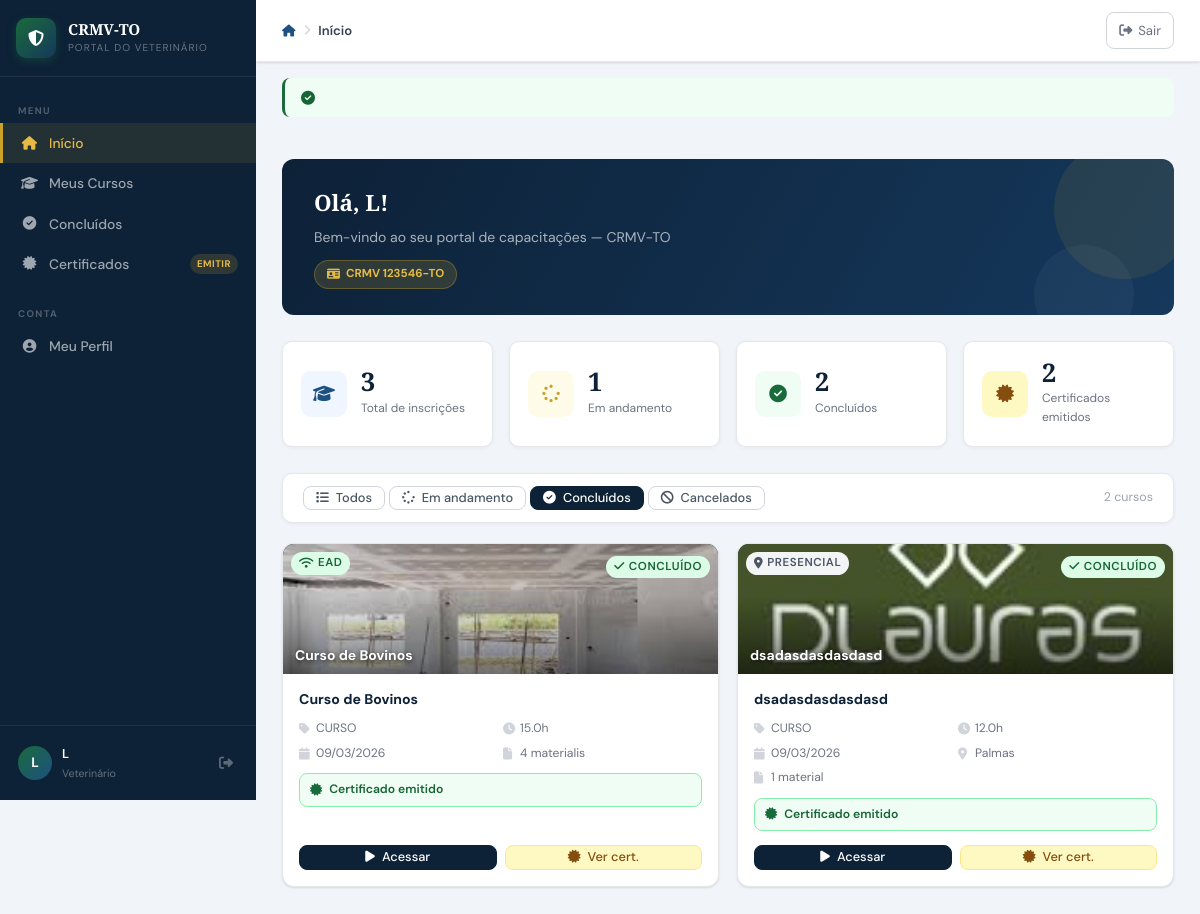
Page /aluno/dashboard.php?aba=concluidos (signed in) on the committed database.
### tables this page shows
CREATE TABLE `tbl_usuarios` (
  `usuario_id` int(10) UNSIGNED NOT NULL,
  `perfil_id` int(10) UNSIGNED NOT NULL DEFAULT 2,
  `nome_completo` varchar(150) NOT NULL,
  `cpf` varchar(14) DEFAULT NULL,
  `rg` varchar(20) DEFAULT NULL,
  `data_nascimento` date DEFAULT NULL,
  `sexo` enum('M','F','O') DEFAULT NULL,
  `email` varchar(150) NOT NULL,
  `telefone` varchar(20) DEFAULT NULL,
  `celular` varchar(20) DEFAULT NULL,
  `crmv_numero` varchar(20) DEFAULT NULL,
  `crmv_uf` char(2) NOT NULL DEFAULT 'TO',
  `especialidade` varchar(100) DEFAULT NULL,
  `instituicao` varchar(150) DEFAULT NULL,
  `cep` varchar(9) DEFAULT NULL,
  `logradouro` varchar(150) DEFAULT NULL,
  `numero` varchar(10) DEFAULT NULL,
  `complemento` varchar(80) DEFAULT NULL,
  `bairro` varchar(80) DEFAULT NULL,
  `cidade` varchar(80) DEFAULT NULL,
  `uf` char(2) DEFAULT NULL,
  `senha_hash` varchar(255) NOT NULL,
  `senha_salt` varchar(64) NOT NULL,
  `token_reset` varchar(100) DEFAULT NULL,
  `token_expira` datetime DEFAULT NULL,
  `ultimo_acesso` datetime DEFAULT NULL,
  `tentativas_login` tinyint(4) NOT NULL DEFAULT 0,
  `bloqueado_ate` datetime DEFAULT NULL,
  `ativo` tinyint(1) NOT NULL DEFAULT 1,
  `foto_perfil` varchar(200) DEFAULT NULL,
  `criado_em` datetime NOT NULL DEFAULT current_timestamp(),
  `atualizado_em` datetime DEFAULT NULL ON UPDATE current_timestamp(),
  `criado_por` int(10) UNSIGNED DEFAULT NULL
);

CREATE TABLE `tbl_matriculas` (
  `matricula_id` int(10) UNSIGNED NOT NULL,
  `usuario_id` int(10) UNSIGNED NOT NULL,
  `curso_id` int(10) UNSIGNED NOT NULL,
  `status` enum('ATIVA','CONCLUIDA','CANCELADA','REPROVADO') NOT NULL DEFAULT 'ATIVA',
  `nota_final` decimal(5,2) DEFAULT NULL,
  `presenca_percent` decimal(5,2) DEFAULT NULL,
  `certificado_gerado` tinyint(1) NOT NULL DEFAULT 0,
  `certificado_codigo` varchar(20) DEFAULT NULL,
  `certificado_emitido_em` datetime DEFAULT NULL,
  `progresso_ead` tinyint(4) NOT NULL DEFAULT 0,
  `matriculado_em` datetime NOT NULL DEFAULT current_timestamp(),
  `atualizado_em` datetime DEFAULT NULL ON UPDATE current_timestamp()
);

CREATE TABLE `tbl_cursos` (
  `curso_id` int(10) UNSIGNED NOT NULL,
  `categoria_id` int(10) UNSIGNED DEFAULT NULL,
  `titulo` varchar(200) NOT NULL,
  `descricao` text DEFAULT NULL,
  `capa` varchar(120) DEFAULT NULL,
  `observacoes` text DEFAULT NULL,
  `tipo` enum('CURSO','PALESTRA','WORKSHOP','CONGRESSO','WEBINAR') NOT NULL DEFAULT 'CURSO',
  `modalidade` enum('PRESENCIAL','EAD','HIBRIDO') NOT NULL DEFAULT 'PRESENCIAL',
  `carga_horaria` decimal(5,1) NOT NULL DEFAULT 0.0,
  `vagas` smallint(6) DEFAULT NULL,
  `data_inicio` date DEFAULT NULL,
  `data_fim` date DEFAULT NULL,
  `horario` varchar(100) DEFAULT NULL,
  `local_nome` varchar(150) DEFAULT NULL,
  `local_cidade` varchar(80) DEFAULT NULL,
  `local_uf` char(2) DEFAULT 'TO',
  `local_endereco` varchar(200) DEFAULT NULL,
  `link_ead` varchar(300) DEFAULT NULL,
  `youtube_id` varchar(30) DEFAULT NULL,
  `valor` decimal(8,2) NOT NULL DEFAULT 0.00,
  `status` enum('RASCUNHO','PUBLICADO','ENCERRADO','CANCELADO') NOT NULL DEFAULT 'RASCUNHO',
  `cert_modelo` text DEFAULT NULL,
  `cert_conteudo_programatico` mediumtext DEFAULT NULL COMMENT 'HTML do conteúdo programático (verso do certificado)',
  `cert_validade` smallint(6) DEFAULT NULL,
  `cert_obs` text DEFAULT NULL COMMENT 'Observação interna do certificado (não aparece impresso)',
  `ativo` tinyint(1) NOT NULL DEFAULT 1,
  `criado_em` datetime NOT NULL DEFAULT current_timestamp(),
  `atualizado_em` datetime DEFAULT NULL ON UPDATE current_timestamp(),
  `criado_por` int(10) UNSIGNED DEFAULT NULL,
  `instrutor_id` int(11) DEFAULT NULL,
  `requer_avaliacao` tinyint(1) NOT NULL DEFAULT 0,
  `avaliacao_com_nota` tinyint(1) NOT NULL DEFAULT 0,
  `nota_minima` decimal(5,2) DEFAULT 70.00,
  `tentativas_maximas` smallint(6) NOT NULL DEFAULT 3,
  `cert_frente_html` text DEFAULT NULL,
  `cert_verso_html` text DEFAULT NULL
);

### aluno/dashboard.php (the view, shortened to what the rows shown need)
<?php
require_once __DIR__ . '/../includes/conexao.php';
$usr_id = (int)$_SESSION['usr_id'];
$usuario = dbQueryOne(
    "SELECT nome_completo, crmv_numero, crmv_uf, email FROM tbl_usuarios WHERE usuario_id = ?",
    [$usr_id]
);
$aba = $_GET['aba'] ?? 'todos';
$whereStatus = match($aba) {
    'ativos'     => " AND m.status = 'ATIVA'",
    'concluidos' => " AND m.status = 'CONCLUIDA'",
    'cancelados' => " AND m.status IN ('CANCELADA','REPROVADO')",
    default      => ''
};
$matriculas = dbQuery(
    "SELECT m.matricula_id, m.status, m.matriculado_em,
            m.certificado_gerado, m.certificado_codigo, m.progresso_ead,
            c.curso_id, c.titulo, c.tipo, c.modalidade,
            c.carga_horaria, c.data_inicio, c.data_fim,
            c.capa, c.youtube_id, c.link_ead,
            c.local_nome, c.local_cidade, c.local_uf,
            cat.nome AS cat_nome, cat.cor_hex,
            (SELECT COUNT(*) FROM tbl_materiais mat WHERE mat.curso_id = c.curso_id) AS total_materiais
     FROM tbl_matriculas m
     INNER JOIN tbl_cursos c ON m.curso_id = c.curso_id
     LEFT  JOIN tbl_categorias cat ON c.categoria_id = cat.categoria_id
     WHERE m.usuario_id = ? AND c.ativo = 1 $whereStatus
     ORDER BY m.matriculado_em DESC",
    [$usr_id]
);
require_once __DIR__ . '/../includes/layout_aluno.php';
function badgeMatStatus(string $s): string {
    return match($s) {
        'ATIVA'     => '<span class="badge b-azul"><i class="fa-solid fa-play"></i> Em andamento</span>',
        'CONCLUIDA' => '<span class="badge b-verde"><i class="fa-solid fa-check"></i> Concluído</span>',
        'CANCELADA' => '<span class="badge b-verm"><i class="fa-solid fa-ban"></i> Cancelado</span>',
        'REPROVADO' => '<span class="badge b-verm"><i class="fa-solid fa-xmark"></i> Reprovado</span>',
        default     => '<span class="badge b-cinza">' . htmlspecialchars($s) . '</span>',
    };
}
?>
<div style="background:linear-gradient(120deg,var(--azul-esc) 0%,var(--azul-med) 100%);
            border-radius:var(--radius-lg);padding:26px 32px;color:#fff;
            margin-bottom:26px;position:relative;overflow:hidden">
    <div style="position:relative">
        <h2 style="font-family:var(--font-titulo);font-size:1.4rem;margin:0 0 5px;font-weight:700">
            Olá, <?= htmlspecialchars(primeiraLetra($usuario['nome_completo'] ?? '')) ?>!
        </h2>
        <p style="font-size:.875rem;color:rgba(255,255,255,.65);margin:0">
            Bem-vindo ao seu portal de capacitações — CRMV-TO
        </p>
        <?php if ($usuario['crmv_numero']): ?>
        <div style="display:inline-flex;align-items:center;gap:6px;
                    background:rgba(201,162,39,.18);border:1px solid rgba(201,162,39,.35);
                    color:var(--ouro2);padding:4px 12px;border-radius:20px;
                    font-size:.72rem;font-weight:700;margin-top:12px">
            <i class="fa-solid fa-id-card"></i>
            CRMV <?= htmlspecialchars($usuario['crmv_numero']) ?>-<?= htmlspecialchars($usuario['crmv_uf']) ?>
        </div>
        <?php endif; ?>
    </div>
</div>
<?php if (empty($matriculas)): ?>
<div class="card">
    <div class="vazio" style="padding:64px 24px">
        <i class="fa-solid fa-graduation-cap"></i>
        <h3>Nenhum curso encontrado</h3>
        <p><?= $aba !== 'todos' ? 'Não há cursos com este filtro.' : 'Você ainda não está matriculado em nenhum curso.' ?></p>
    </div>
</div>
<?php else: ?>
<div style="display:grid;grid-template-columns:repeat(auto-fill,minmax(310px,1fr));gap:18px">
<?php foreach ($matriculas as $m): ?>
<div class="curso-card-aluno">
    <div class="curso-capa-aluno">
        <?php if ($m['capa']): ?>
        <img src="/crmv/uploads/capas/<?= htmlspecialchars($m['capa']) ?>" alt="">
        <div class="curso-capa-overlay"></div>
        <?php endif; ?>
        <div style="position:absolute;top:8px;left:8px;display:flex;gap:5px;flex-wrap:wrap">
            <?= badgeModalidade($m['modalidade']) ?>
        </div>
        <div style="position:absolute;top:8px;right:8px">
            <?= badgeMatStatus($m['status']) ?>
        </div>
        <?php if ($m['capa']): ?>
        <div style="position:absolute;bottom:8px;left:12px;right:12px">
            <div style="font-weight:700;font-size:.87rem;color:#fff;text-shadow:0 1px 4px rgba(0,0,0,.7);
                        overflow:hidden;text-overflow:ellipsis;white-space:nowrap">
                <?= htmlspecialchars($m['titulo']) ?>
            </div>
        </div>
        <?php endif; ?>
    </div>
    <div style="padding:16px;flex:1;display:flex;flex-direction:column;gap:10px">
        <?php if (!$m['capa']): ?>
        <div>
            <div style="font-weight:700;font-size:.9rem;color:var(--azul-esc);line-height:1.4">
                <?= htmlspecialchars(truncaTexto($m['titulo'], 65)) ?>
            </div>
            <?php if ($m['cat_nome']): ?>
            <div style="font-size:.72rem;color:var(--c400);margin-top:3px">
                <?= htmlspecialchars($m['cat_nome']) ?>
            </div>
            <?php endif; ?>
        </div>
        <?php else: ?>
        <div style="font-weight:700;font-size:.88rem;color:var(--azul-esc);line-height:1.35">
            <?= htmlspecialchars(truncaTexto($m['titulo'], 65)) ?>
        </div>
        <?php endif; ?>
        <div style="display:grid;grid-template-columns:1fr 1fr;gap:5px;font-size:.76rem;color:var(--c500)">
            <div style="display:flex;align-items:center;gap:5px">
                <i class="fa-solid fa-tag" style="color:var(--c300);width:12px"></i>
                <?= htmlspecialchars($m['tipo']) ?>
            </div>
            <div style="display:flex;align-items:center;gap:5px">
                <i class="fa-solid fa-clock" style="color:var(--c300);width:12px"></i>
                <?= $m['carga_horaria'] ?>h
            </div>
            <?php if ($m['data_inicio']): ?>
            <div style="display:flex;align-items:center;gap:5px">
                <i class="fa-solid fa-calendar" style="color:var(--c300);width:12px"></i>
                <?= fmtData($m['data_inicio']) ?>
            </div>
            <?php endif; ?>
            <?php if ($m['local_cidade']): ?>
            <div style="display:flex;align-items:center;gap:5px">
                <i class="fa-solid fa-location-dot" style="color:var(--c300);width:12px"></i>
                <?= htmlspecialchars($m['local_cidade']) ?>
            </div>
            <?php endif; ?>
            <?php if ($m['total_materiais'] > 0): ?>
            <div style="display:flex;align-items:center;gap:5px">
                <i class="fa-solid fa-file" style="color:var(--c300);width:12px"></i>
                <?= $m['total_materiais'] ?> material<?= $m['total_materiais'] != 1 ? 'is' : '' ?>
            </div>
            <?php endif; ?>
        </div>
        <?php if ($m['status'] === 'CONCLUIDA'): ?>
        <div style="background:var(--verde-bg);border:1px solid #86efac;border-radius:var(--radius);
                    padding:6px 10px;display:flex;align-items:center;gap:7px;font-size:.76rem;
                    color:var(--verde-txt);font-weight:600">
            <i class="fa-solid fa-certificate" style="color:var(--verde)"></i>
            <?= $m['certificado_gerado'] ? 'Certificado emitido' : 'Certificado disponível!' ?>
        </div>
        <?php endif; ?>
        <div style="display:flex;gap:8px;margin-top:auto;padding-top:4px">
            <a href="/crmv/aluno/curso.php?id=<?= $m['matricula_id'] ?>"
               class="btn btn-secundario btn-sm"
               style="flex:1;justify-content:center">
                <i class="fa-solid fa-play"></i> Acessar
            </a>
            <?php if ($m['status'] === 'CONCLUIDA'): ?>
            <a href="/crmv/aluno/<?= $m['certificado_gerado'] ? 'certificado_ver.php' : 'emitir_certificado.php' ?>?id=<?= $m['matricula_id'] ?>"
               class="btn btn-sm"
               style="flex:1;justify-content:center;background:var(--ouro-bg);color:var(--ouro-txt);border:1.5px solid #fde68a">
                <i class="fa-solid fa-certificate"></i>
                <?= $m['certificado_gerado'] ? 'Ver cert.' : 'Emitir' ?>
            </a>
            <?php endif; ?>
        </div>
    </div>
</div>
<?php endforeach; ?>
</div>
<?php endif; ?>
<?php require_once __DIR__ . '/../includes/layout_aluno_footer.php'; ?>

### includes/conexao.php (shortened to what the rows shown need)
<?php
function getConn(): PDO {
    static $pdo = null;
    if ($pdo === null) {
        try {
            $dsn = "mysql:host=" . DB_HOST . ";port=" . DB_PORT . ";dbname=" . DB_NAME . ";charset=utf8mb4";
            $pdo = new PDO($dsn, DB_USER, DB_PASS, [
                PDO::ATTR_ERRMODE            => PDO::ERRMODE_EXCEPTION,
                PDO::ATTR_DEFAULT_FETCH_MODE => PDO::FETCH_ASSOC,
                PDO::ATTR_EMULATE_PREPARES   => false,
            ]);
        } catch (PDOException $e) {
            die('<div style="font-family:monospace;background:#fee2e2;color:#7f1d1d;padding:20px;margin:20px;border-radius:8px">
                <strong>Erro de conexão com o banco:</strong><br>' . htmlspecialchars($e->getMessage()) . '
                <br><br>Verifique se o XAMPP está rodando e o banco <strong>' . DB_NAME . '</strong> foi criado.
            </div>');
        }
    }
    return $pdo;
}
function dbQuery(string $sql, array $params = []): array {
    $stmt = getConn()->prepare($sql);
    $stmt->execute($params);
    return $stmt->fetchAll();
}
function dbQueryOne(string $sql, array $params = []): array|false {
    $stmt = getConn()->prepare($sql);
    $stmt->execute($params);
    return $stmt->fetch();
}
function truncaTexto(string $str, int $tam): string {
    return mb_strlen($str) > $tam ? mb_substr($str, 0, $tam) . '...' : $str;
}
function primeiraLetra(string $nome): string {
    return mb_strtoupper(mb_substr(trim($nome), 0, 1));
}
function fmtData(?string $d): string {
    try { return (new DateTime($d))->format('d/m/Y'); }
    catch (Exception) { return '-'; }
}
function badgeModalidade(string $mod): string {
    return match(strtoupper(trim($mod))) {
        'EAD'       => '<span class="badge b-verde"><i class="fa-solid fa-wifi"></i> EAD</span>',
        'HIBRIDO'   => '<span class="badge b-ouro"><i class="fa-solid fa-layer-group"></i> Híbrido</span>',
        'PRESENCIAL'=> '<span class="badge b-cinza"><i class="fa-solid fa-map-marker-alt"></i> Presencial</span>',
        default     => '<span class="badge b-cinza">' . htmlspecialchars($mod) . '</span>',
    };
}

### rows in the picture
tbl_usuarios: nome_completo "L", crmv_numero "123546", crmv_uf "TO"
tbl_matriculas: curso.capa (picture), curso.modalidade "EAD", status "CONCLUÍDO", curso.titulo "Curso de Bovinos", curso.tipo "CURSO", curso.carga_horaria "15.0", curso.data_inicio "09/03/2026", total_materiais "4", certificado_gerado "Certificado emitido"
tbl_matriculas: curso.capa (picture), curso.modalidade "PRESENCIAL", status "CONCLUÍDO", curso.titulo "dsadasdasdasdasd", curso.tipo "CURSO", curso.carga_horaria "12.0", curso.data_inicio "09/03/2026", curso.local_cidade "Palmas", total_materiais "1", certificado_gerado "Certificado emitido"

### other values in the picture
$_iniciais "L"
$_nomeExib "L"
$pageTitulo "Início"
$totais['total'] "3"
$totais['ativos'] "1"
$totais['concluidos'] "2"
$totais['certificados'] "2"
$v['label'] "Todos"
$v['label'] "Em andamento"
$v['label'] "Concluídos"
$v['label'] "Cancelados"
count($matriculas) "2"
